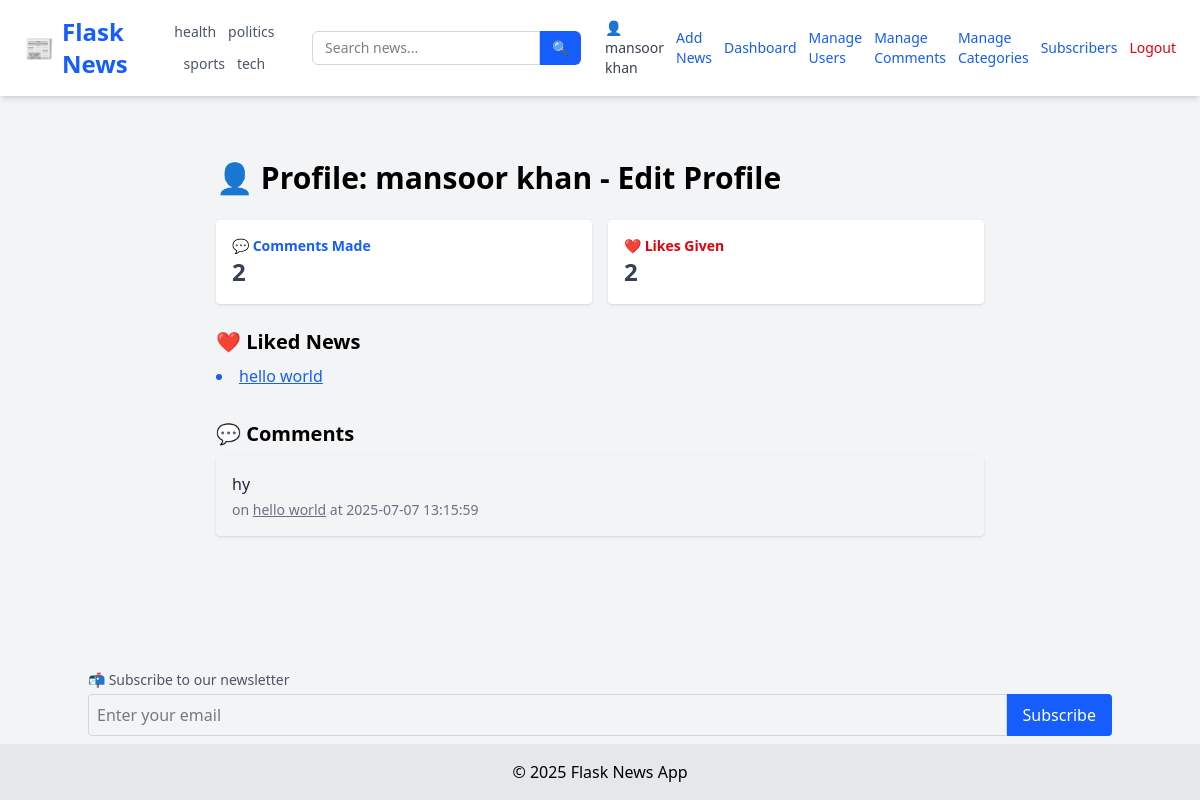
The page /user/mansoor@gmail.com (signed in) on the database as committed earlier.
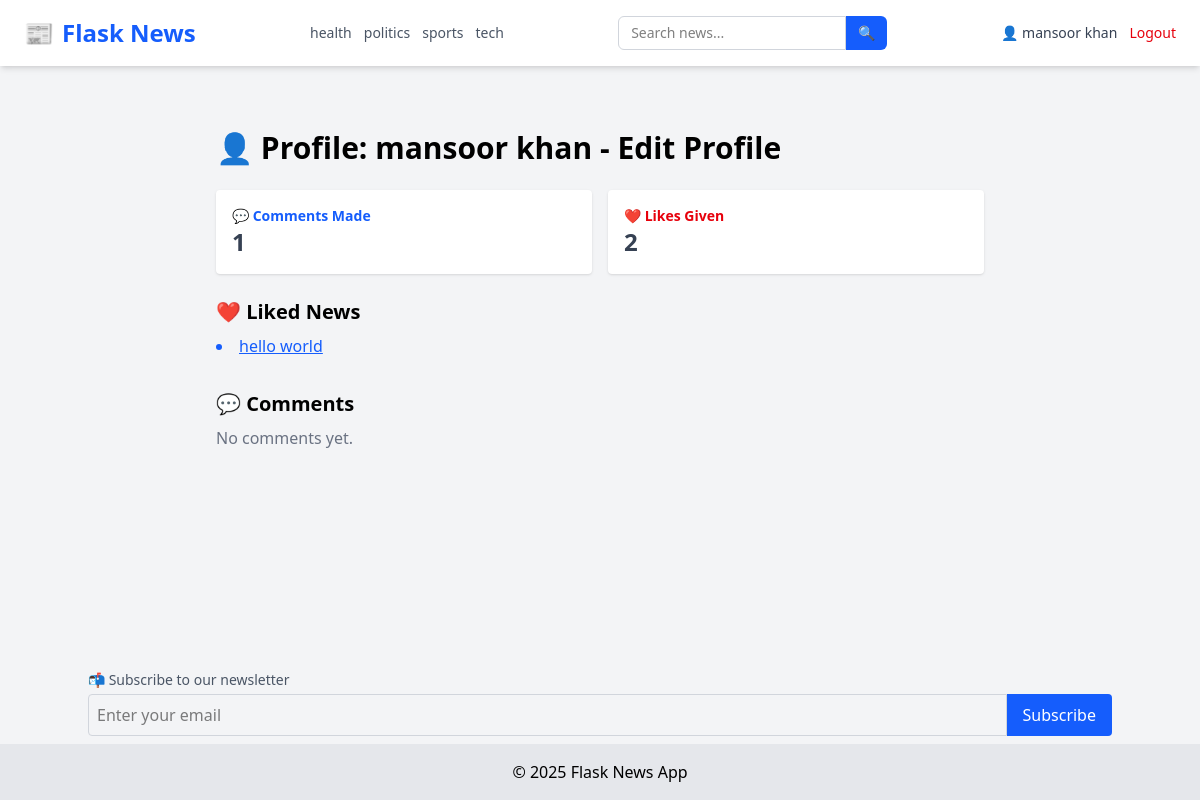
The same page on the database as committed later.
### tables this page shows
CREATE TABLE categories (
            id INTEGER PRIMARY KEY AUTOINCREMENT,
            name TEXT UNIQUE NOT NULL
        );

CREATE TABLE news (
            id INTEGER PRIMARY KEY AUTOINCREMENT,
            title TEXT,
            content TEXT,
            image TEXT,
            author_id INTEGER,
            category_id INTEGER,
            view_count INTEGER DEFAULT 0,
            FOREIGN KEY(author_id) REFERENCES users(id),
            FOREIGN KEY(category_id) REFERENCES categories(id)
        );

CREATE TABLE comments (
            id INTEGER PRIMARY KEY AUTOINCREMENT,
            content TEXT,
            created_at TEXT,
            user_id INTEGER,
            news_id INTEGER,
            FOREIGN KEY(user_id) REFERENCES users(id),
            FOREIGN KEY(news_id) REFERENCES news(id)
        );

### app/user_routes.py (the view)
@user.route('/user/<email>')
def user_profile(email):
    print(current_user.email,email)
    if current_user.email != email:
        return redirect(url_for("main.home"))
    conn = sqlite3.connect(current_app.config['DATABASE'])
    c = conn.cursor()
    c.execute("SELECT id, username FROM users WHERE email = ?", (email,))
    user_row = c.fetchone()
    if not user_row:
        conn.close()
        return "User not found", 404
    user_id = user_row[0]
    c.execute('''
        SELECT news.title, comments.content, comments.created_at, comments.news_id
        FROM comments
        JOIN news ON comments.news_id = news.id
        WHERE comments.user_id = ?
        ORDER BY comments.created_at DESC
    ''', (user_id,))
    comments = c.fetchall()
    c.execute("SELECT COUNT(*) FROM comments WHERE user_id = ?", (user_id,))
    comment_count = c.fetchone()[0]
    c.execute('''
        SELECT news.id, news.title
        FROM likes
        JOIN news ON likes.news_id = news.id
        WHERE likes.user_id = ?
    ''', (user_id,))
    liked_news = c.fetchall()
    c.execute("SELECT COUNT(*) FROM likes WHERE user_id = ?", (user_id,))
    like_count = c.fetchone()[0]
    conn.close()
    return render_template("user_profile.html", user=user_row, comments=comments, liked_news=liked_news,
                           comment_count=comment_count, like_count=like_count)

### app/__init__.py (called while the page is built)
def create_app():
    app = Flask(__name__, instance_relative_config=True)
    app.config.from_object('config.Config')
    from app.routes import main
    app.register_blueprint(main)
    from app.admin_routes import admin
    app.register_blueprint(admin)
    from app.user_routes import user
    app.register_blueprint(user)
    init_db(app)
    login_manager.init_app(app)
    @login_manager.user_loader
    def user_loader(user_id):
        return load_user(user_id)
    @app.context_processor
    def inject_now():
        return {'now': datetime.now}
    @app.context_processor
    def inject_categories():
        conn = sqlite3.connect(current_app.config['DATABASE'])
        c = conn.cursor()
        c.execute("SELECT id, name FROM categories ORDER BY name ASC")
        categories = c.fetchall()
        conn.close()
        return {'categories': categories}
    return app

### app/models.py (called while the page is built)
def load_user(user_id):
    conn = sqlite3.connect(current_app.config['DATABASE'])
    c = conn.cursor()
    c.execute("SELECT id, username,email, role FROM users WHERE id = ?", (user_id,))
    row = c.fetchone()
    conn.close()
    if row:
        return User(*row)
    return None

### app/templates/user_profile.html (shortened to what this page needs)
{% extends "layout.html" %}  {% block content %}
<div class="max-w-3xl mx-auto py-10">
  <h1 class="text-3xl font-bold mb-6">
    👤 Profile: {{ user[1] }} -
    <a href="{{ url_for('user.edit_profile') }}">Edit Profile</a>
  </h1>
  <div class="grid grid-cols-2 gap-4 mb-6 text-sm text-gray-700">
    <div class="bg-white p-4 rounded shadow">
      <p class="font-semibold text-blue-600">💬 Comments Made</p>
      <p class="text-2xl font-bold">{{ comment_count }}</p>
    </div>
    <div class="bg-white p-4 rounded shadow">
      <p class="font-semibold text-red-600">❤️ Likes Given</p>
      <p class="text-2xl font-bold">{{ like_count }}</p>
    </div>
  </div>
  <section class="mb-8">
    <h2 class="text-xl font-semibold mb-2">❤️ Liked News</h2>
    {% if liked_news %}
    <ul class="list-disc list-inside text-blue-600">
      {% for news in liked_news %}
      <li>
        <a href="{{ url_for('main.view_news', id=news[0]) }}" class="underline"
          >{{ news[1] }}</a
        >
      </li>
      {% endfor %}
    </ul>
    {% else %}
    <p class="text-gray-500">No liked news yet.</p>
    {% endif %}
  </section>
  <section>
    <h2 class="text-xl font-semibold mb-2">💬 Comments</h2>
    {% if comments %}
    <div class="space-y-4">
      {% for comment in comments %}
      <div class="bg-gray-100 p-4 rounded shadow-sm">
        <p class="text-gray-800">{{ comment[1] }}</p>
        <p class="text-sm text-gray-500 mt-1">
          on
          <a
            href="{{ url_for('main.view_news', id=comment[3]) }}"
            class="underline"
            >{{ comment[0] }}</a
          >
          at {{ comment[2] }}
        </p>
      </div>
      {% endfor %}
    </div>
    {% else %}
    <p class="text-gray-500">No comments yet.</p>
    {% endif %}
  </section>
</div>
{% endblock %}

### app/templates/layout.html (shortened to what this page needs)
<!DOCTYPE html>
<html lang="en">
  <head>
    <link
      rel="stylesheet"
      href="https://cdnjs.cloudflare.com/ajax/libs/font-awesome/4.7.0/css/font-awesome.min.css"
    />
    <script src="https://cdn.jsdelivr.net/npm/@tailwindcss/browser@4"></script>
  </head>
  <body class="bg-gray-100 min-h-screen flex flex-col">
    <nav
      class="bg-white shadow-md px-6 py-4 flex flex-wrap md:flex-nowrap justify-between items-center"
    >
      <a
        href="/"
        class="text-2xl font-extrabold text-blue-600 flex items-center gap-2"
      >
        📰 <span>Flask News</span>
      </a>
      <div
        class="flex flex-wrap justify-center gap-3 mt-4 md:mt-0 md:ml-6 text-sm text-gray-600 font-medium"
      >
        {% for cat in categories %}
        <a
          href="{{ url_for('main.filter_by_category', name=cat[1]) }}"
          class="hover:text-blue-600 transition-colors"
        >
          {{ cat[1] }}
        </a>
        {% endfor %}
      </div>
      <form
        method="GET"
        action="{{ url_for('main.search') }}"
        class="flex mt-4 md:mt-0 md:ml-6"
      >
        <input
          type="text"
          name="q"
          placeholder="Search news..."
          required
          class="px-3 py-1.5 border rounded-l-md border-gray-300 focus:outline-none focus:ring focus:border-blue-500 text-sm"
        />
        <button
          type="submit"
          class="px-3 py-1.5 bg-blue-600 text-white rounded-r-md text-sm hover:bg-blue-700 transition-colors"
        >
          🔍
        </button>
      </form>
      <div class="flex items-center gap-3 mt-4 md:mt-0 md:ml-6 text-sm">
        {% if current_user.is_authenticated %}
        <a href="{{ url_for('user.user_profile', email=current_user.email) }}"
          ><span class="text-gray-700">👤 {{ current_user.username }}</span></a
        >
        {% if current_user.role == 'admin' %}
        <a href="/add" class="text-blue-600 hover:underline">Add News</a>
        <a
          href="{{url_for('admin.dashboard')}}"
          class="text-blue-600 hover:underline"
          >Dashboard</a
        >
        <a
          href="{{ url_for('admin.manage_users') }}"
          class="text-blue-600 hover:underline"
          >Manage Users</a
        >
        <a
          href="{{ url_for('admin.manage_comments') }}"
          class="text-blue-600 hover:underline"
        >
          Manage Comments</a
        >
        <a
          href="{{ url_for('admin.manage_categories') }}"
          class="text-blue-600 hover:underline"
        >
          Manage Categories</a
        >
        <a
          href="{{ url_for('admin.view_subscribers') }}"
          class="text-blue-600 hover:underline"
          >Subscribers</a
        >
        {% endif %}
        <a href="/logout" class="text-red-600 hover:underline">Logout</a>
        {% else %}
        <a href="/login" class="text-blue-600 hover:underline">Login</a>
        <a href="/register" class="text-blue-600 hover:underline">Register</a>
        {% endif %}
      </div>
    </nav>
    <main class="flex-grow container mx-auto p-6">
       {% block content %}{% endblock %}
    </main>
    <div class="container mx-auto mb-2">
      <form action="{{ url_for('user.subscribe') }}" method="POST" class="mt-4">
        <label class="block text-sm text-gray-600 mb-1"
          >📬 Subscribe to our newsletter</label
        >
        <div class="flex">
          <input
            type="email"
            name="email"
            required
            placeholder="Enter your email"
            class="w-full p-2 rounded-l border border-gray-300"
          />
          <button type="submit" class="bg-blue-600 text-white px-4 rounded-r">
            Subscribe
          </button>
        </div>
      </form>
    </div>
    <footer class="bg-gray-200 text-center py-4">
      &copy; {{ now().year }} Flask News App
    </footer>
  </body>
</html>

Rows that differ between the two databases and show on the page:
removed comments: content "hy", title "hello world", created_at "2025-07-07 13:15:59"
changed users "mansoor khan": role "admin" → "user" (drawn)
Other text that changed with them:
{{ comment_count }}: "2" → "1"
text no longer shown: "Add News Dashboard Manage Users Manage Comments Manage Categories Subscribers"
text now shown: "No comments yet."
